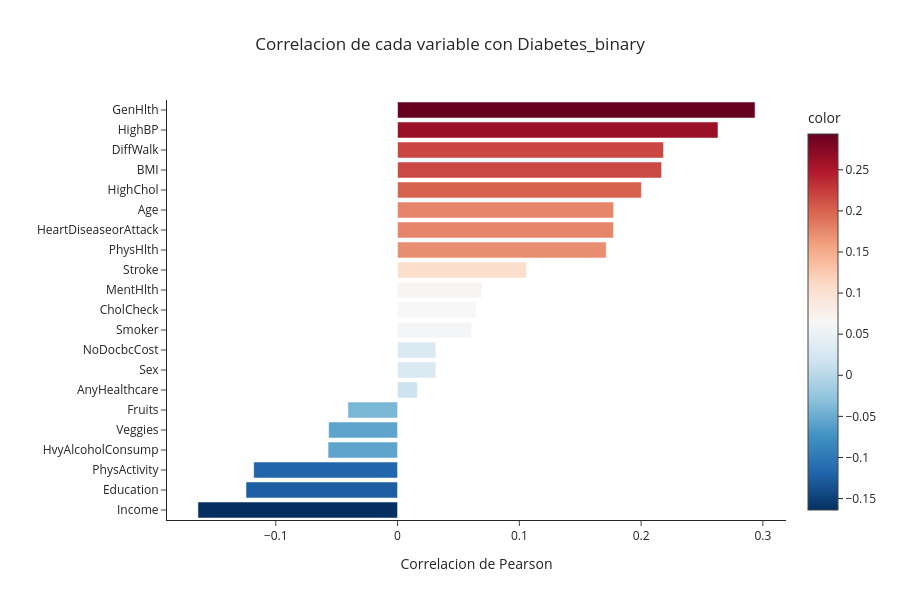

Notebook source saved alongside this figure:
### Code cell
# ========================= #
# CORRELACION CON OBJETIVO  #
# ========================= #

corr = data.corr()["Diabetes_binary"].drop("Diabetes_binary").sort_values()

fig = px.bar(
    x=corr.values,
    y=corr.index,
    orientation="h",
    color=corr.values,
    color_continuous_scale="RdBu_r",
    title="Correlacion de cada variable con Diabetes_binary",
    template="simple_white"
)
fig.update_layout(title_x=0.5, height=600,
                  xaxis_title="Correlacion de Pearson", yaxis_title="")
fig.show()

### Figure 1 — Plotly figure (JSON) as saved in the notebook; plotly's stock layout.template omitted (floating-point values rounded to 4 significant figures)
{"data": [{"hovertemplate": "x=%{x}<br>y=%{y}<br>color=%{marker.color}<extra></extra>", "legendgroup": "", "marker": {"color": [-0.1639, -0.1245, -0.1181, -0.05706, -0.05658, -0.04078, 0.01626, 0.03143, 0.03143, 0.06079, 0.06476, 0.06932, 0.1058, 0.1713, 0.1773, 0.1774, 0.2003, 0.2168, 0.2183, 0.2631, 0.2936], "coloraxis": "coloraxis", "pattern": {"shape": ""}}, "name": "", "orientation": "h", "showlegend": false, "textposition": "auto", "type": "bar", "x": [-0.1639, -0.1245, -0.1181, -0.05706, -0.05658, -0.04078, 0.01626, 0.03143, 0.03143, 0.06079, 0.06476, 0.06932, 0.1058, 0.1713, 0.1773, 0.1774, 0.2003, 0.2168, 0.2183, 0.2631, 0.2936], "xaxis": "x", "y": ["Income", "Education", "PhysActivity", "HvyAlcoholConsump", "Veggies", "Fruits", "AnyHealthcare", "Sex", "NoDocbcCost", "Smoker", "CholCheck", "MentHlth", "Stroke", "PhysHlth", "HeartDiseaseorAttack", "Age", "HighChol", "BMI", "DiffWalk", "HighBP", "GenHlth"], "yaxis": "y"}], "layout": {"barmode": "relative", "coloraxis": {"colorbar": {"title": {"text": "color"}}, "colorscale": [[0, "rgb(5,48,97)"], [0.1, "rgb(33,102,172)"], [0.2, "rgb(67,147,195)"], [0.3, "rgb(146,197,222)"], [0.4, "rgb(209,229,240)"], [0.5, "rgb(247,247,247)"], [0.6, "rgb(253,219,199)"], [0.7, "rgb(244,165,130)"], [0.8, "rgb(214,96,77)"], [0.9, "rgb(178,24,43)"], [1, "rgb(103,0,31)"]]}, "height": 600, "legend": {"tracegroupgap": 0}, "title": {"text": "Correlacion de cada variable con Diabetes_binary", "x": 0.5}, "xaxis": {"anchor": "y", "domain": [0, 1], "title": {"text": "Correlacion de Pearson"}}, "yaxis": {"anchor": "x", "domain": [0, 1], "title": {"text": ""}}}}
